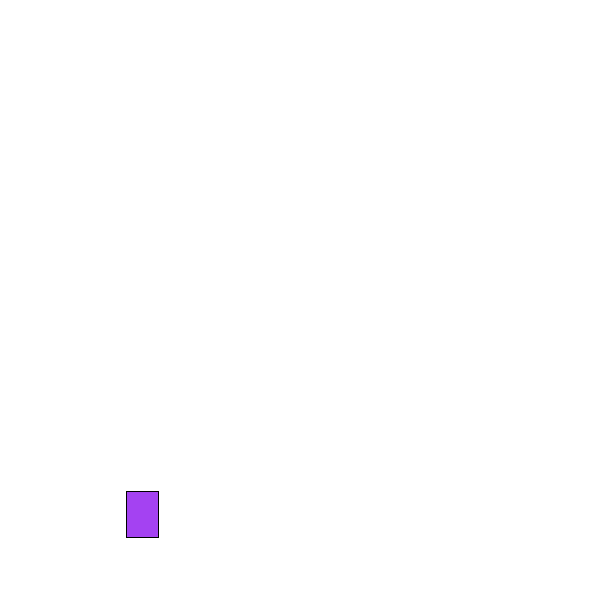
Frame 1 (no input)
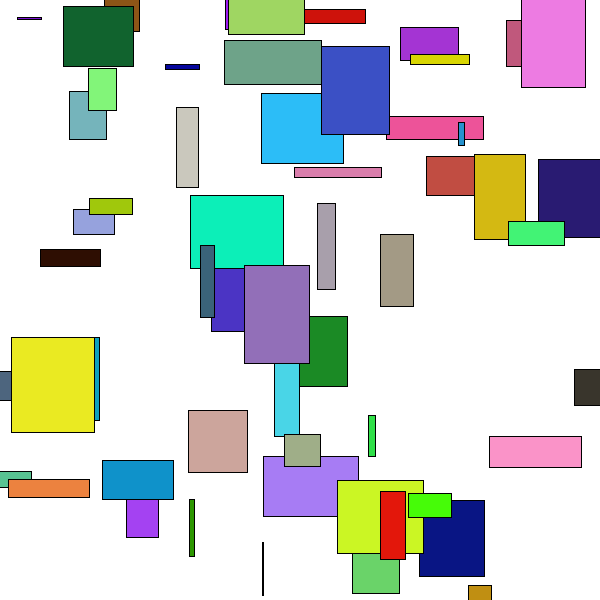
Frame 60 (the mouse pressed at the canvas centre just before this capture)
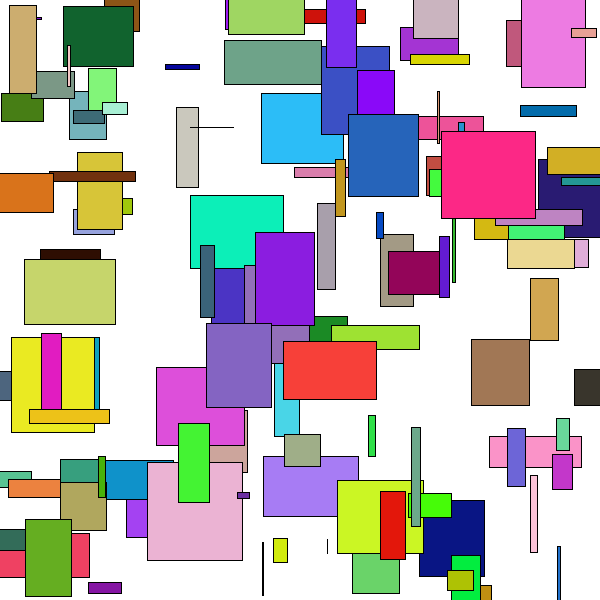
Frame 120 (the mouse held since frame 60 and released just before this capture)

The Processing sketch that drew these frames (run headless with seeded random() and noise(); from frame 60 on, the mouse is pressed at the canvas centre):

// Processing sketch: tsk_1_2
// ── tsk_1_2.pde
void setup(){
size(600, 600);
background(255);
rectMode(CENTER);

}

void draw() {
float c1 = random(255);
float c2 = random(255);
float c3 = random(255);
float x1 = random(600);
float y1 = random(600);
float x2 = random(100);
float y2 = random(100);

fill(c1, c2, c3);
rect(x1, y1, x2, y2);

}
